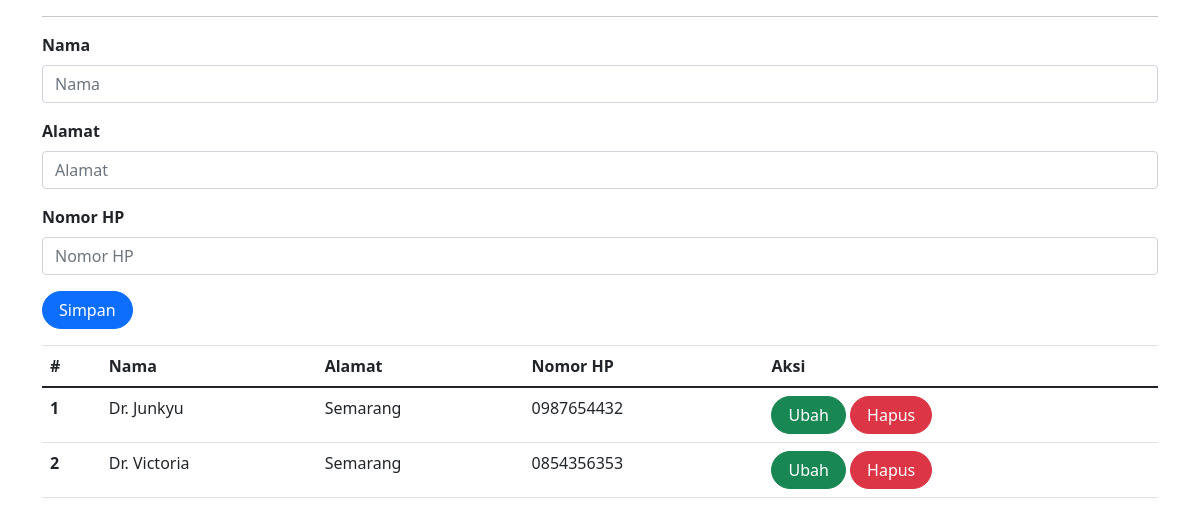
Before: /dokter.php (signed in) with the older database file.
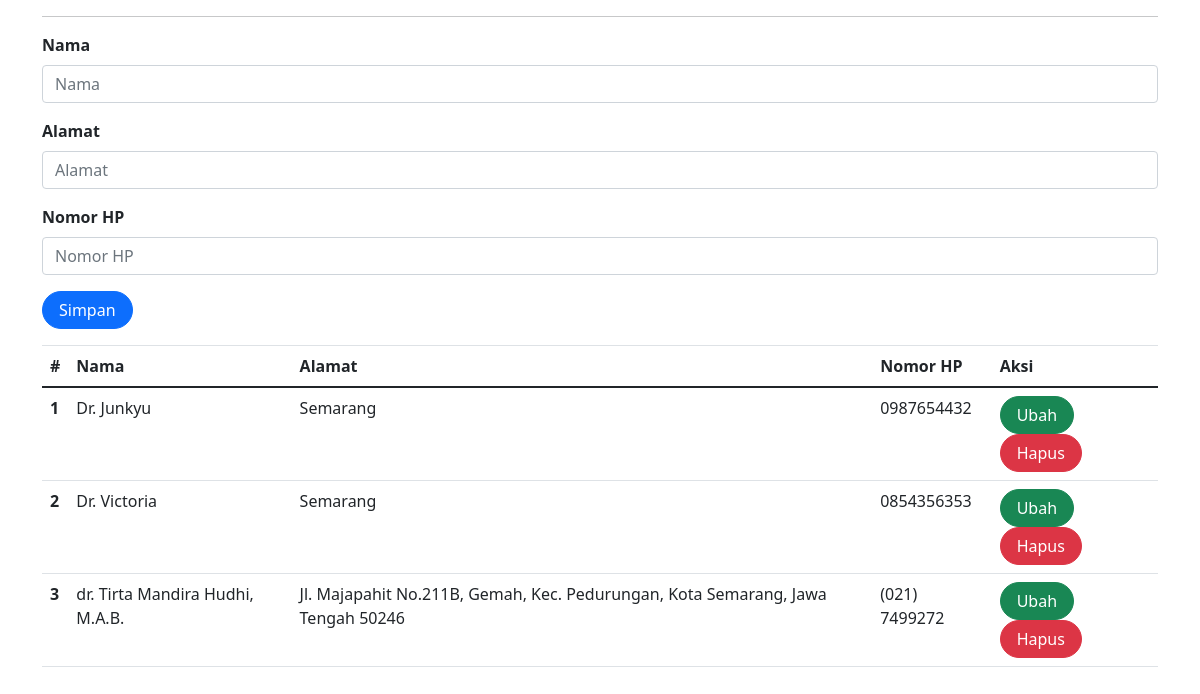
After: the same page with the newer database file.
### tables this page shows
CREATE TABLE `dokter` (
  `id` int(11) NOT NULL,
  `nama` varchar(255) DEFAULT NULL,
  `alamat` varchar(255) DEFAULT NULL,
  `no_hp` varchar(50) DEFAULT NULL
);

### dokter.php (the view, shortened to what this page needs)
<?php
include_once("koneksi.php");
?>
<!DOCTYPE html>
<html lang="en">
<head>
    <link rel="stylesheet" href="assets/css/bootstrap.css">
    <link href="https://cdn.jsdelivr.net/npm/bootstrap@5.0.2/dist/css/bootstrap.min.css"
        rel="stylesheet"
>
</head>
<body class="body">
    <div class="container">
        <hr>
        <form class="row" method="POST" action="" name="myForm" onsubmit="return validate();">
            <?php
            $nama = '';
            $alamat = '';
            $no_hp = '';
                ?>
            <div class="form-group">
                <label for="inputNama" class="form-label fw-bold">Nama</label>
                <input type="text" class="form-control" name="nama" id="inputNama" placeholder="Nama" value="<?php echo $nama; ?>">
            </div>
            <div class="form-group">
                <label for="inputAlamat" class="form-label fw-bold">Alamat</label>
                <input type="text" class="form-control" name="alamat" id="inputAlamat" placeholder="Alamat" value="<?php echo $alamat; ?>">
            </div>
            <div class="form-group">
                <label for="inputNoHP" class="form-label fw-bold">Nomor HP</label>
                <input type="text" class="form-control" name="no_hp" id="inputNoHP" placeholder="Nomor HP" value="<?php echo $no_hp; ?>">
            </div>
            <div class="form-group">
                <button type="submit" class="btn btn-primary rounded-pill px-3" name="simpan">Simpan</button>
            </div>
        </form>
        <table class="table table-hover">
            <thead>
                <tr>
                    <th scope="col">#</th>
                    <th scope="col">Nama</th>
                    <th scope="col">Alamat</th>
                    <th scope="col">Nomor HP</th>
                    <th scope="col">Aksi</th>
                </tr>
            </thead>
            <tbody>
                <?php
                $result = mysqli_query($mysqli, "SELECT * FROM dokter");
                if ($result) {
                    $no = 1;
                    while ($data = mysqli_fetch_array($result)) {
                    ?>
                        <tr>
                            <th scope="row"><?php echo $no++ ?></th>
                            <td><?php echo $data['nama'] ?></td>
                            <td><?php echo $data['alamat'] ?></td>
                            <td><?php echo $data['no_hp'] ?></td>
                            <td>
                                <a class="btn btn-success rounded-pill px-3" href="dokter.php?id=<?php echo $data['id'] ?>">Ubah</a>
                                <a class="btn btn-danger rounded-pill px-3" href="dokter.php?id=<?php echo $data['id'] ?>&aksi=hapus">Hapus</a>
                            </td>
                        </tr>
                    <?php
                    }
                } else {
                    echo "Error: " . mysqli_error($mysqli);
                }
                ?>
            </tbody>
        </table>
    </div>
</body>
</html>

Changed rows visible on the page:
added dokter: nama "dr. Tirta Mandira Hudhi, M.A.B.", alamat "Jl. Majapahit No.211B, Gemah, Kec. Pedurungan, Kota Semarang, Jawa Tengah 50246", no_hp "(021) 7499272"
